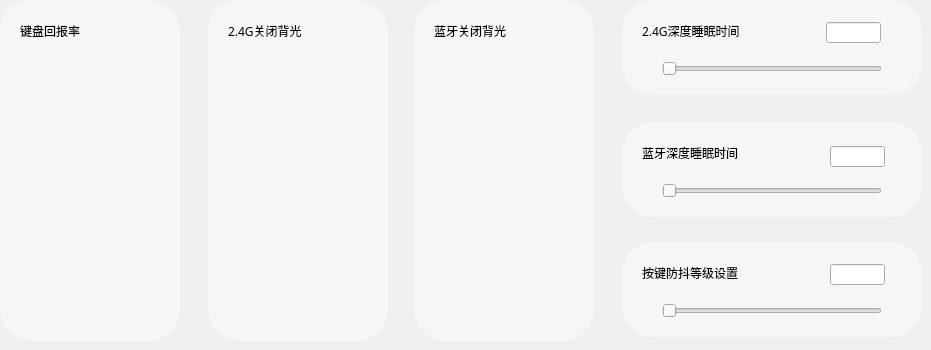
           <widget class="QWidget" name="page3">
            <widget class="QFrame" name="frame_3">
             <property name="geometry">
              <rect>
               <x>0</x>
               <y>0</y>
               <width>180</width>
               <height>341</height>
              </rect>
             </property>
             <property name="styleSheet">
              <string notr="true">QFrame{background-color: #F6F6F6;border-radius:32px;}
</string>
             </property>
             <property name="frameShape">
              <enum>QFrame::Shape::StyledPanel</enum>
             </property>
             <property name="frameShadow">
              <enum>QFrame::Shadow::Raised</enum>
             </property>
             <widget class="QLabel" name="labelTitle1">
              <property name="geometry">
               <rect>
                <x>20</x>
                <y>20</y>
                <width>131</width>
                <height>21</height>
               </rect>
              </property>
              <property name="font">
               <font>
                <family>MiSans</family>
                <italic>false</italic>
                <fontweight>Medium</fontweight>
               </font>
              </property>
              <property name="text">
               <string>键盘回报率</string>
              </property>
             </widget>
             <widget class="ModuleScrollValue" name="frameSV1">
              <property name="geometry">
               <rect>
                <x>25</x>
                <y>66</y>
                <width>130</width>
                <height>251</height>
               </rect>
              </property>
              <property name="frameShape">
               <enum>QFrame::Shape::StyledPanel</enum>
              </property>
              <property name="frameShadow">
               <enum>QFrame::Shadow::Raised</enum>
              </property>
             </widget>
            </widget>
            <widget class="QFrame" name="frame_5">
             <property name="geometry">
              <rect>
               <x>208</x>
               <y>0</y>
               <width>180</width>
               <height>341</height>
              </rect>
             </property>
             <property name="styleSheet">
              <string notr="true">QFrame{background-color: #F6F6F6;border-radius:32px;}
</string>
             </property>
             <property name="frameShape">
              <enum>QFrame::Shape::StyledPanel</enum>
             </property>
             <property name="frameShadow">
              <enum>QFrame::Shadow::Raised</enum>
             </property>
             <widget class="QLabel" name="labelTitle2">
              <property name="geometry">
               <rect>
                <x>20</x>
                <y>20</y>
                <width>145</width>
                <height>21</height>
               </rect>
              </property>
              <property name="font">
               <font>
                <family>MiSans</family>
                <italic>false</italic>
                <fontweight>Medium</fontweight>
               </font>
              </property>
              <property name="text">
               <string>2.4G关闭背光</string>
              </property>
             </widget>
             <widget class="ModuleScrollValue" name="frameSV2">
              <property name="geometry">
               <rect>
                <x>25</x>
                <y>66</y>
                <width>130</width>
                <height>251</height>
               </rect>
              </property>
              <property name="frameShape">
               <enum>QFrame::Shape::StyledPanel</enum>
              </property>
              <property name="frameShadow">
               <enum>QFrame::Shadow::Raised</enum>
              </property>
             </widget>
            </widget>
            <widget class="QFrame" name="frame_7">
             <property name="geometry">
              <rect>
               <x>414</x>
               <y>0</y>
               <width>180</width>
               <height>341</height>
              </rect>
             </property>
             <property name="styleSheet">
              <string notr="true">QFrame{background-color: #F6F6F6;border-radius:32px;}
</string>
             </property>
             <property name="frameShape">
              <enum>QFrame::Shape::StyledPanel</enum>
             </property>
             <property name="frameShadow">
              <enum>QFrame::Shadow::Raised</enum>
             </property>
             <widget class="QLabel" name="labelTitle3">
              <property name="geometry">
               <rect>
                <x>20</x>
                <y>20</y>
                <width>137</width>
                <height>21</height>
               </rect>
              </property>
              <property name="font">
               <font>
                <family>MiSans</family>
                <italic>false</italic>
                <fontweight>Medium</fontweight>
               </font>
              </property>
              <property name="text">
               <string>蓝牙关闭背光</string>
              </property>
             </widget>
             <widget class="ModuleScrollValue" name="frameSV3">
              <property name="geometry">
               <rect>
                <x>25</x>
                <y>66</y>
                <width>130</width>
                <height>251</height>
               </rect>
              </property>
              <property name="frameShape">
               <enum>QFrame::Shape::StyledPanel</enum>
              </property>
              <property name="frameShadow">
               <enum>QFrame::Shadow::Raised</enum>
              </property>
             </widget>
            </widget>
            <widget class="QFrame" name="frameRT">
             <property name="geometry">
              <rect>
               <x>622</x>
               <y>0</y>
               <width>300</width>
               <height>95</height>
              </rect>
             </property>
             <property name="styleSheet">
              <string notr="true">QFrame{background-color: #F6F6F6;border-radius:32px;}</string>
             </property>
             <property name="frameShape">
              <enum>QFrame::Shape::StyledPanel</enum>
             </property>
             <property name="frameShadow">
              <enum>QFrame::Shadow::Raised</enum>
             </property>
             <widget class="QLabel" name="labelTitle4">
              <property name="geometry">
               <rect>
                <x>20</x>
                <y>20</y>
                <width>145</width>
                <height>21</height>
               </rect>
              </property>
              <property name="font">
               <font>
                <family>MiSans</family>
                <italic>false</italic>
                <fontweight>Medium</fontweight>
               </font>
              </property>
              <property name="text">
               <string>2.4G深度睡眠时间</string>
              </property>
             </widget>
             <widget class="QSlider" name="horizontalSlider24Deep">
              <property name="geometry">
               <rect>
                <x>40</x>
                <y>55</y>
                <width>220</width>
                <height>27</height>
               </rect>
              </property>
              <property name="maximum">
               <number>1800</number>
              </property>
              <property name="singleStep">
               <number>10</number>
              </property>
              <property name="pageStep">
               <number>100</number>
              </property>
              <property name="orientation">
               <enum>Qt::Orientation::Horizontal</enum>
              </property>
             </widget>
             <widget class="QLineEdit" name="lineEditV1">
              <property name="geometry">
               <rect>
                <x>204</x>
                <y>22</y>
                <width>55</width>
                <height>21</height>
               </rect>
              </property>
             </widget>
            </widget>
            <widget class="QFrame" name="frameRM">
             <property name="geometry">
              <rect>
               <x>622</x>
               <y>122</y>
               <width>300</width>
               <height>95</height>
              </rect>
             </property>
             <property name="styleSheet">
              <string notr="true">QFrame{background-color: #F6F6F6;border-radius:32px;}</string>
             </property>
             <property name="frameShape">
              <enum>QFrame::Shape::StyledPanel</enum>
             </property>
             <property name="frameShadow">
              <enum>QFrame::Shadow::Raised</enum>
             </property>
             <widget class="QLabel" name="labelTitle5">
              <property name="geometry">
               <rect>
                <x>20</x>
                <y>20</y>
                <width>137</width>
                <height>21</height>
               </rect>
              </property>
              <property name="font">
               <font>
                <family>MiSans</family>
                <italic>false</italic>
                <fontweight>Medium</fontweight>
               </font>
              </property>
              <property name="text">
               <string>蓝牙深度睡眠时间</string>
              </property>
             </widget>
             <widget class="QSlider" name="horizontalSliderBTDeep">
              <property name="geometry">
               <rect>
                <x>40</x>
                <y>55</y>
                <width>220</width>
                <height>27</height>
               </rect>
              </property>
              <property name="maximum">
               <number>1800</number>
              </property>
              <property name="singleStep">
               <number>10</number>
              </property>
              <property name="pageStep">
               <number>100</number>
              </property>
              <property name="orientation">
               <enum>Qt::Orientation::Horizontal</enum>
              </property>
             </widget>
             <widget class="QLineEdit" name="lineEditV2">
              <property name="geometry">
               <rect>
                <x>208</x>
                <y>24</y>
                <width>55</width>
                <height>21</height>
               </rect>
              </property>
             </widget>
            </widget>
            <widget class="QFrame" name="frameRB">
             <property name="geometry">
              <rect>
               <x>622</x>
               <y>242</y>
               <width>300</width>
               <height>95</height>
              </rect>
             </property>
             <property name="styleSheet">
              <string notr="true">QFrame{background-color: #F6F6F6;border-radius:32px;}</string>
             </property>
             <property name="frameShape">
              <enum>QFrame::Shape::StyledPanel</enum>
             </property>
             <property name="frameShadow">
              <enum>QFrame::Shadow::Raised</enum>
             </property>
             <widget class="QLabel" name="labelTitle6">
              <property name="geometry">
               <rect>
                <x>20</x>
                <y>20</y>
                <width>137</width>
                <height>21</height>
               </rect>
              </property>
              <property name="font">
               <font>
                <family>MiSans</family>
                <italic>false</italic>
                <fontweight>Medium</fontweight>
               </font>
              </property>
              <property name="text">
               <string>按键防抖等级设置</string>
              </property>
             </widget>
             <widget class="QSlider" name="horizontalSliderDebounce">
              <property name="geometry">
               <rect>
                <x>40</x>
                <y>55</y>
                <width>220</width>
                <height>27</height>
               </rect>
              </property>
              <property name="maximum">
               <number>255</number>
              </property>
              <property name="singleStep">
               <number>1</number>
              </property>
              <property name="pageStep">
               <number>20</number>
              </property>
              <property name="orientation">
               <enum>Qt::Orientation::Horizontal</enum>
              </property>
             </widget>
             <widget class="QLineEdit" name="lineEditV3">
              <property name="geometry">
               <rect>
                <x>208</x>
                <y>22</y>
                <width>55</width>
                <height>21</height>
               </rect>
              </property>
             </widget>
            </widget>
           </widget>
